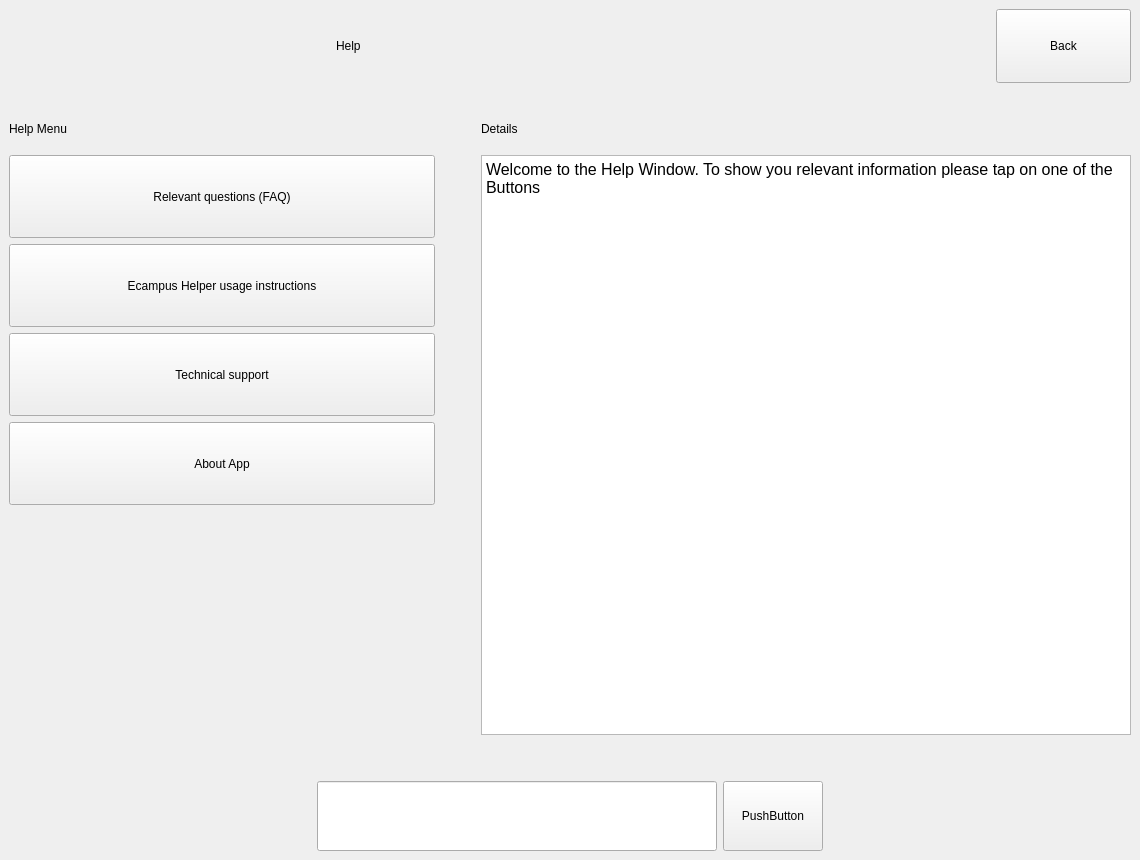
<?xml version="1.0" encoding="UTF-8"?>
<ui version="4.0">
 <class>MainWindow</class>
 <widget class="QMainWindow" name="MainWindow">
  <property name="geometry">
   <rect>
    <x>0</x>
    <y>0</y>
    <width>1140</width>
    <height>860</height>
   </rect>
  </property>
  <property name="windowTitle">
   <string>MainWindow</string>
  </property>
  <widget class="QWidget" name="centralwidget">
   <layout class="QVBoxLayout" name="verticalLayout_4">
    <item>
     <layout class="QHBoxLayout" name="horizontalLayout_2">
      <item>
       <spacer name="horizontalSpacer">
        <property name="orientation">
         <enum>Qt::Horizontal</enum>
        </property>
        <property name="sizeHint" stdset="0">
         <size>
          <width>40</width>
          <height>20</height>
         </size>
        </property>
       </spacer>
      </item>
      <item>
       <widget class="QLabel" name="Help">
        <property name="sizePolicy">
         <sizepolicy hsizetype="Expanding" vsizetype="Expanding">
          <horstretch>0</horstretch>
          <verstretch>0</verstretch>
         </sizepolicy>
        </property>
        <property name="minimumSize">
         <size>
          <width>250</width>
          <height>50</height>
         </size>
        </property>
        <property name="maximumSize">
         <size>
          <width>425</width>
          <height>85</height>
         </size>
        </property>
        <property name="text">
         <string>Help</string>
        </property>
       </widget>
      </item>
      <item>
       <spacer name="horizontalSpacer_2">
        <property name="orientation">
         <enum>Qt::Horizontal</enum>
        </property>
        <property name="sizeType">
         <enum>QSizePolicy::Expanding</enum>
        </property>
        <property name="sizeHint" stdset="0">
         <size>
          <width>200</width>
          <height>20</height>
         </size>
        </property>
       </spacer>
      </item>
      <item>
       <widget class="QPushButton" name="Back_Button">
        <property name="sizePolicy">
         <sizepolicy hsizetype="Expanding" vsizetype="Expanding">
          <horstretch>0</horstretch>
          <verstretch>0</verstretch>
         </sizepolicy>
        </property>
        <property name="minimumSize">
         <size>
          <width>80</width>
          <height>50</height>
         </size>
        </property>
        <property name="maximumSize">
         <size>
          <width>135</width>
          <height>85</height>
         </size>
        </property>
        <property name="text">
         <string>Back</string>
        </property>
       </widget>
      </item>
     </layout>
    </item>
    <item>
     <spacer name="verticalSpacer">
      <property name="orientation">
       <enum>Qt::Vertical</enum>
      </property>
      <property name="sizeType">
       <enum>QSizePolicy::Preferred</enum>
      </property>
      <property name="sizeHint" stdset="0">
       <size>
        <width>20</width>
        <height>20</height>
       </size>
      </property>
     </spacer>
    </item>
    <item>
     <layout class="QHBoxLayout" name="horizontalLayout">
      <item>
       <layout class="QVBoxLayout" name="verticalLayout_2">
        <item>
         <widget class="QLabel" name="label_2">
          <property name="minimumSize">
           <size>
            <width>330</width>
            <height>40</height>
           </size>
          </property>
          <property name="maximumSize">
           <size>
            <width>560</width>
            <height>70</height>
           </size>
          </property>
          <property name="text">
           <string>Help Menu</string>
          </property>
         </widget>
        </item>
        <item>
         <widget class="QPushButton" name="FAQ">
          <property name="sizePolicy">
           <sizepolicy hsizetype="Expanding" vsizetype="Expanding">
            <horstretch>0</horstretch>
            <verstretch>0</verstretch>
           </sizepolicy>
          </property>
          <property name="minimumSize">
           <size>
            <width>330</width>
            <height>60</height>
           </size>
          </property>
          <property name="maximumSize">
           <size>
            <width>560</width>
            <height>90</height>
           </size>
          </property>
          <property name="text">
           <string>Relevant questions (FAQ)</string>
          </property>
         </widget>
        </item>
        <item>
         <widget class="QPushButton" name="Instruction">
          <property name="sizePolicy">
           <sizepolicy hsizetype="Expanding" vsizetype="Expanding">
            <horstretch>0</horstretch>
            <verstretch>0</verstretch>
           </sizepolicy>
          </property>
          <property name="minimumSize">
           <size>
            <width>330</width>
            <height>60</height>
           </size>
          </property>
          <property name="maximumSize">
           <size>
            <width>560</width>
            <height>100</height>
           </size>
          </property>
          <property name="text">
           <string>Ecampus Helper usage instructions</string>
          </property>
         </widget>
        </item>
        <item>
         <widget class="QPushButton" name="Support">
          <property name="sizePolicy">
           <sizepolicy hsizetype="Expanding" vsizetype="Expanding">
            <horstretch>0</horstretch>
            <verstretch>0</verstretch>
           </sizepolicy>
          </property>
          <property name="minimumSize">
           <size>
            <width>330</width>
            <height>60</height>
           </size>
          </property>
          <property name="maximumSize">
           <size>
            <width>560</width>
            <height>100</height>
           </size>
          </property>
          <property name="text">
           <string>Technical support</string>
          </property>
         </widget>
        </item>
        <item>
         <widget class="QPushButton" name="App">
          <property name="sizePolicy">
           <sizepolicy hsizetype="Expanding" vsizetype="Expanding">
            <horstretch>0</horstretch>
            <verstretch>0</verstretch>
           </sizepolicy>
          </property>
          <property name="minimumSize">
           <size>
            <width>330</width>
            <height>60</height>
           </size>
          </property>
          <property name="maximumSize">
           <size>
            <width>560</width>
            <height>100</height>
           </size>
          </property>
          <property name="text">
           <string>About App</string>
          </property>
         </widget>
        </item>
        <item>
         <spacer name="verticalSpacer_3">
          <property name="orientation">
           <enum>Qt::Vertical</enum>
          </property>
          <property name="sizeType">
           <enum>QSizePolicy::Maximum</enum>
          </property>
          <property name="sizeHint" stdset="0">
           <size>
            <width>20</width>
            <height>230</height>
           </size>
          </property>
         </spacer>
        </item>
       </layout>
      </item>
      <item>
       <spacer name="horizontalSpacer_5">
        <property name="orientation">
         <enum>Qt::Horizontal</enum>
        </property>
        <property name="sizeType">
         <enum>QSizePolicy::Maximum</enum>
        </property>
        <property name="sizeHint" stdset="0">
         <size>
          <width>40</width>
          <height>20</height>
         </size>
        </property>
       </spacer>
      </item>
      <item>
       <layout class="QVBoxLayout" name="verticalLayout_3">
        <item>
         <widget class="QLabel" name="label_3">
          <property name="sizePolicy">
           <sizepolicy hsizetype="Expanding" vsizetype="Expanding">
            <horstretch>0</horstretch>
            <verstretch>0</verstretch>
           </sizepolicy>
          </property>
          <property name="minimumSize">
           <size>
            <width>300</width>
            <height>40</height>
           </size>
          </property>
          <property name="maximumSize">
           <size>
            <width>510</width>
            <height>70</height>
           </size>
          </property>
          <property name="text">
           <string>Details</string>
          </property>
         </widget>
        </item>
        <item>
         <widget class="QTextBrowser" name="textBrowser">
          <property name="minimumSize">
           <size>
            <width>650</width>
            <height>580</height>
           </size>
          </property>
          <property name="maximumSize">
           <size>
            <width>1105</width>
            <height>1100</height>
           </size>
          </property>
          <property name="html">
           <string>&lt;!DOCTYPE HTML PUBLIC &quot;-//W3C//DTD HTML 4.0//EN&quot; &quot;http://www.w3.org/TR/REC-html40/strict.dtd&quot;&gt;
&lt;html&gt;&lt;head&gt;&lt;meta name=&quot;qrichtext&quot; content=&quot;1&quot; /&gt;&lt;style type=&quot;text/css&quot;&gt;
p, li { white-space: pre-wrap; }
&lt;/style&gt;&lt;/head&gt;&lt;body style=&quot; font-family:'MS Shell Dlg 2'; font-size:7.8pt; font-weight:400; font-style:normal;&quot;&gt;
&lt;p style=&quot; margin-top:0px; margin-bottom:0px; margin-left:0px; margin-right:0px; -qt-block-indent:0; text-indent:0px;&quot;&gt;&lt;span style=&quot; font-size:12pt;&quot;&gt;Welcome to the Help Window. To show you relevant information please tap on one of the Buttons&lt;/span&gt;&lt;/p&gt;&lt;/body&gt;&lt;/html&gt;</string>
          </property>
         </widget>
        </item>
       </layout>
      </item>
     </layout>
    </item>
    <item>
     <spacer name="verticalSpacer_2">
      <property name="orientation">
       <enum>Qt::Vertical</enum>
      </property>
      <property name="sizeType">
       <enum>QSizePolicy::Maximum</enum>
      </property>
      <property name="sizeHint" stdset="0">
       <size>
        <width>20</width>
        <height>40</height>
       </size>
      </property>
     </spacer>
    </item>
    <item>
     <layout class="QHBoxLayout" name="horizontalLayout_3">
      <item>
       <spacer name="horizontalSpacer_3">
        <property name="orientation">
         <enum>Qt::Horizontal</enum>
        </property>
        <property name="sizeHint" stdset="0">
         <size>
          <width>40</width>
          <height>20</height>
         </size>
        </property>
       </spacer>
      </item>
      <item>
       <widget class="QLineEdit" name="Help_earch">
        <property name="sizePolicy">
         <sizepolicy hsizetype="Expanding" vsizetype="Expanding">
          <horstretch>0</horstretch>
          <verstretch>0</verstretch>
         </sizepolicy>
        </property>
        <property name="minimumSize">
         <size>
          <width>400</width>
          <height>40</height>
         </size>
        </property>
        <property name="maximumSize">
         <size>
          <width>680</width>
          <height>70</height>
         </size>
        </property>
       </widget>
      </item>
      <item>
       <widget class="QPushButton" name="pushButton_5">
        <property name="minimumSize">
         <size>
          <width>100</width>
          <height>40</height>
         </size>
        </property>
        <property name="maximumSize">
         <size>
          <width>170</width>
          <height>70</height>
         </size>
        </property>
        <property name="text">
         <string>PushButton</string>
        </property>
       </widget>
      </item>
      <item>
       <spacer name="horizontalSpacer_4">
        <property name="orientation">
         <enum>Qt::Horizontal</enum>
        </property>
        <property name="sizeHint" stdset="0">
         <size>
          <width>40</width>
          <height>20</height>
         </size>
        </property>
       </spacer>
      </item>
     </layout>
    </item>
   </layout>
  </widget>
 </widget>
 <resources/>
 <connections/>
</ui>
